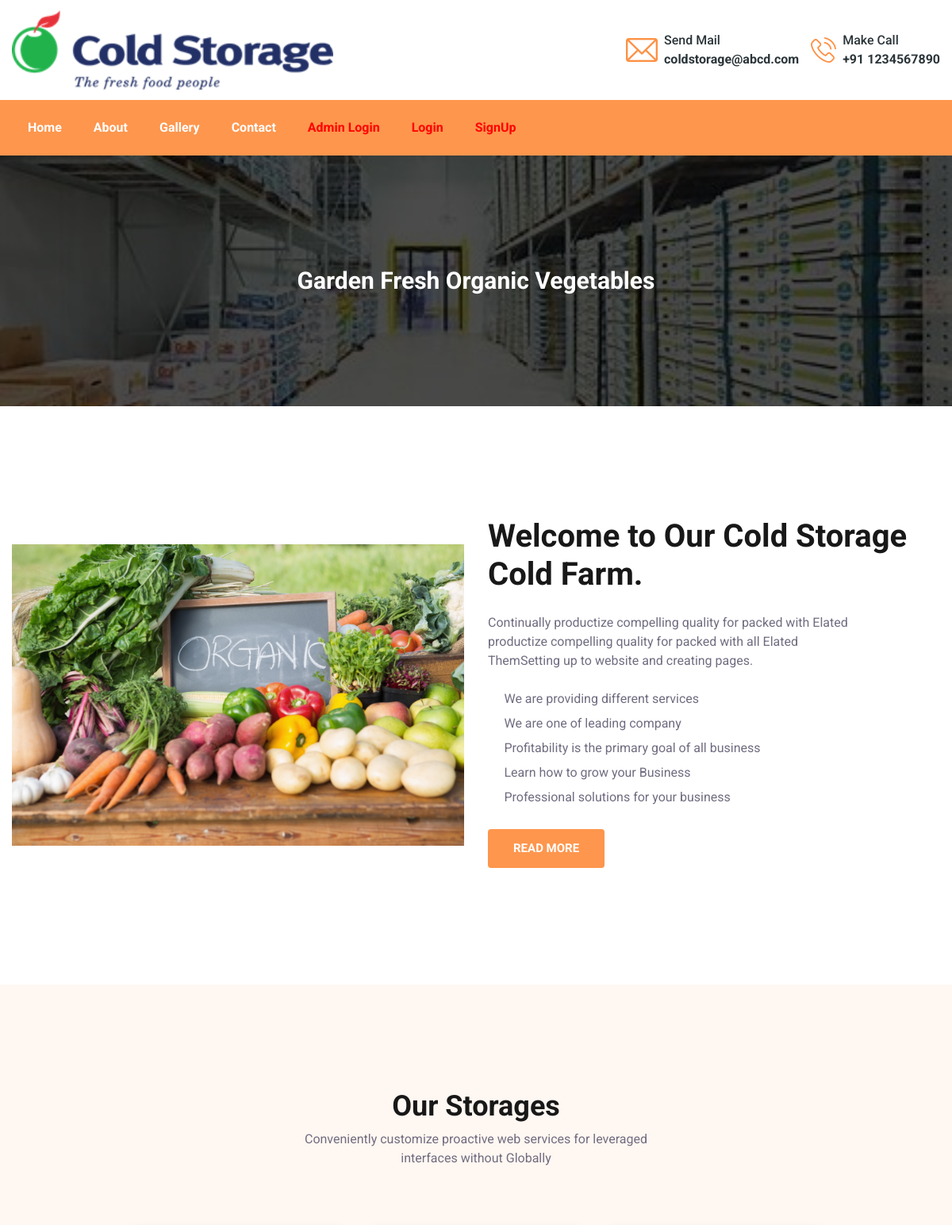
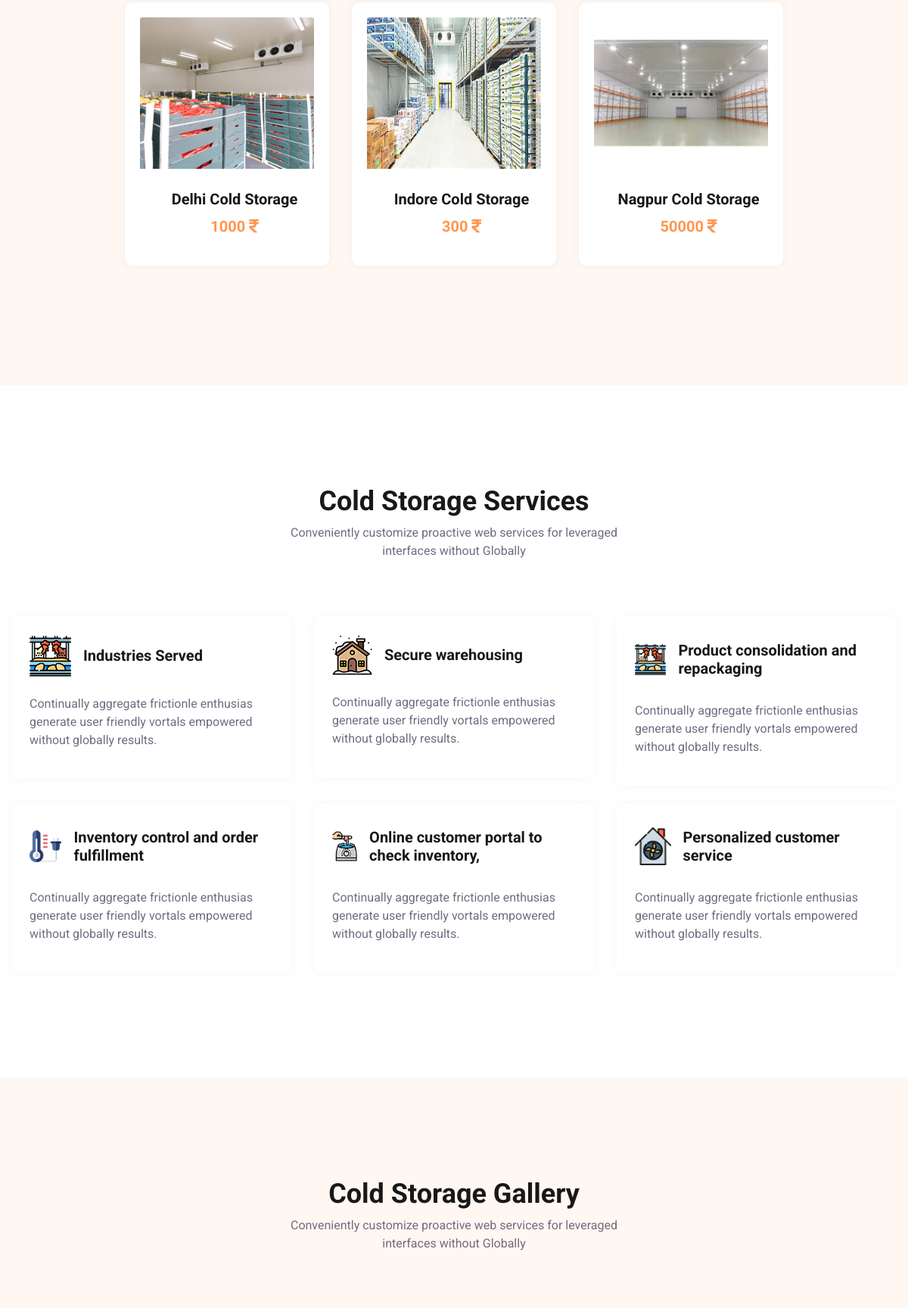
The page / (upper part) on the database its author committed (2 pictures, top to bottom).
### ColdStorage/models.py (models this page shows, shortened)
class ColdStorage(models.Model):
    title = models.CharField(max_length=100, null=True)
    location = models.CharField(max_length=100, null=True)
    cost = models.CharField(max_length=100, null=True)
    image = models.FileField(null=True)
    creationDate=models.DateTimeField(auto_now=True,null=True)

### ColdStorage/views.py (the view)
# urls.py: 2. Add a URL to urlpatterns:  path('', views.home, name='home')
def home(request):
    data=ColdStorage.objects.all()
    return render(request,'home.html',locals())

### ColdStorage/templates/home.html (shortened to what this page needs)
{% extends 'index.html' %}
{% load static %}
{% block body %}
<section class="page-header bg_img padding-tb">
			<div class="overlay"></div>
			<div class="container">
				<div class="page-header-content-area">
					<h4 class="ph-title">Garden Fresh Organic Vegetables</h4>
				</div>
			</div>
</section>
<section class="about-section relative padding-tb" id="about">
			<div class="container">
				<div class="row align-items-center mb-15">
					<div class="col-lg-6 col-12">
						<div class="about-thumb">
							<img src="{% static 'assets/images/logo/home.jpg' %}" alt="about-thumb">
						</div>
					</div>
					<div class="col-lg-6 col-12">
						<div class="about-wrapper p-0">
							<div class="about-title">
								<h2><span class="d-lg-block"> Welcome to Our Cold Storage </span>Cold Farm.</h2>
								<p>Continually productize compelling quality for packed with Elated productize compelling
									quality for packed with all Elated ThemSetting up to website and creating pages.</p>
							</div>
							<div class="about-content">
								<ul class="lab-ul list-group">
									<li class="list-group-item py-1 px-0 border-none"><i class="icofont-tick-boxed mr-2 color-theme"></i>We are
										providing different
										services</li>
									<li class="list-group-item py-1 px-0 border-none"><i class="icofont-tick-boxed mr-2 color-theme"></i>We are one
										of leading company
									</li>
									<li class="list-group-item py-1 px-0 border-none"><i
											class="icofont-tick-boxed mr-2 color-theme"></i>Profitability is the primary
										goal of all business</li>
									<li class="list-group-item py-1 px-0 border-none"><i class="icofont-tick-boxed mr-2 color-theme"></i>Learn how
										to grow your Business
									</li>
									<li class="list-group-item py-1 px-0 border-none"><i
											class="icofont-tick-boxed mr-2 color-theme"></i>Professional solutions for your
										business</li>
								</ul>
								<a href="#" class="lab-btn mt-4"><span>Read More</span></a>
							</div>
						</div>
					</div>
				</div>
			</div>
</section>
<section class="product-section relative padding-tb bg-ash">
			<div class="container">
				<div class="row">
					<div class="col-12">
						<div class="section-header">
							<h3>Our Storages</h3>
							<p>Conveniently customize proactive web services for leveraged
								interfaces without Globally </p>
						</div>
					</div>
					<div class="col-12">
						<div class="section-wrapper">
							<div class="row justify-content-center">
								{% for i in data %}
								<div class="col-xl-3 col-lg-4 col-sm-6 col-12">
									<div class="card mb-4 text-center bg-ash border-none relative">
										<img src="{{i.image.url}}" class="card-img-top mb-2" alt="product" style="width:250px;height:200px">
										<div class="card-body" style="width:250px;height:100px">
											<a href="#">
												<h6 class="card-title">{{i.title}}</h6>
											</a>
											<h6 class="product-price"> <span class="d-price">{{i.cost}} <i class="fas fa-rupee-sign"></i></span>
											</h6>
										</div>
									</div>
								</div>
								{% endfor %}
							</div>
						</div>
					</div>
				</div>
			</div>
</section>
		<section class="service-section padding-tb">
			<div class="container">
				<div class="row">
					<div class="col-12">
						<div class="section-header">
							<h3>Cold Storage Services</h3>
							<p>Conveniently customize proactive web services for leveraged
								interfaces without Globally </p>
						</div>
					</div>
					<div class="col-12">
						<div class="service-content">
							<div class="row">
								<div class="col-lg-4 col-md-6">
									<div class="lab-item service-item">
										<div class="lab-inner p-4 mb-4 text-left">
											<div class="service-top d-flex align-items-center mb-4">
												<div class="st-thumb mr-3">
													<img src="{% static 'assets/images/service/03.png' %}" alt="service image">
												</div>
												<div class="st-content mt-2">
													<a href="#">
														<h6>Industries Served</h6>
													</a>
												</div>
											</div>
											<div class="service-bottom">
												<p>Continually aggregate frictionle enthusias generate user friendly vortals
													empowered without globally results.</p>
											</div>
										</div>
									</div>
								</div>
								<div class="col-lg-4 col-md-6">
									<div class="lab-item service-item">
										<div class="lab-inner p-4 mb-4 text-left">
											<div class="service-top d-flex align-items-center mb-4">
												<div class="st-thumb mr-3">
													<img src="{% static 'assets/images/service/02.png' %}" alt="service image">
												</div>
												<div class="st-content mt-2">
													<a href="#">
														<h6>Secure warehousing</h6>
													</a>
												</div>
											</div>
											<div class="service-bottom">
												<p>Continually aggregate frictionle enthusias generate user friendly vortals
													empowered without globally results.</p>
											</div>
										</div>
									</div>
								</div>
								<div class="col-lg-4 col-md-6">
									<div class="lab-item service-item">
										<div class="lab-inner p-4 mb-4 text-left">
											<div class="service-top d-flex align-items-center mb-4">
												<div class="st-thumb mr-3">
													<img src="{% static 'assets/images/service/03.png' %}" alt="service image">
												</div>
												<div class="st-content mt-2">
													<a href="#">
														<h6>Product consolidation and repackaging</h6>
													</a>
												</div>
											</div>
											<div class="service-bottom">
												<p>Continually aggregate frictionle enthusias generate user friendly vortals
													empowered without globally results.</p>
											</div>
										</div>
									</div>
								</div>
								<div class="col-lg-4 col-md-6">
									<div class="lab-item service-item">
										<div class="lab-inner p-4 mb-4 text-left">
											<div class="service-top d-flex align-items-center mb-4">
												<div class="st-thumb mr-3">
													<img src="{% static 'assets/images/service/04.png' %}" alt="service image">
												</div>
												<div class="st-content mt-2">
													<a href="#">
														<h6>Inventory control and order fulfillment</h6>
													</a>
												</div>
											</div>
											<div class="service-bottom">
												<p>Continually aggregate frictionle enthusias generate user friendly vortals
													empowered without globally results.</p>
											</div>
										</div>
									</div>
								</div>
								<div class="col-lg-4 col-md-6">
									<div class="lab-item service-item">
										<div class="lab-inner p-4 mb-4 text-left">
											<div class="service-top d-flex align-items-center mb-4">
												<div class="st-thumb mr-3">
													<img src="{% static 'assets/images/service/05.png' %}" alt="service image">
												</div>
												<div class="st-content mt-2">
													<a href="#">
														<h6>Online customer portal to check inventory,</h6>
													</a>
												</div>
											</div>
											<div class="service-bottom">
												<p>Continually aggregate frictionle enthusias generate user friendly vortals
													empowered without globally results.</p>
											</div>
										</div>
									</div>
								</div>
								<div class="col-lg-4 col-md-6">
									<div class="lab-item service-item">
										<div class="lab-inner p-4 mb-4 text-left">
											<div class="service-top d-flex align-items-center mb-4">
												<div class="st-thumb mr-3">
													<img src="{% static 'assets/images/service/06.png' %}" alt="service image">
												</div>
												<div class="st-content mt-2">
													<a href="#">
														<h6>Personalized customer service</h6>
													</a>
												</div>
											</div>
											<div class="service-bottom">
												<p>Continually aggregate frictionle enthusias generate user friendly vortals
													empowered without globally results.</p>
											</div>
										</div>
									</div>
								</div>
							</div>
						</div>
					</div>
				</div>
			</div>
		</section>
		<section class="gallery-section padding-tb bg-ash" id="gallery">
			<div class="container-fluid p-0 m-0">
				<div class="row">
					<div class="col-12">
						<div class="section-header">
							<h3>Cold Storage Gallery</h3>
							<p>Conveniently customize proactive web services for leveraged
								interfaces without Globally </p>
						</div>
					</div>
				</div>
			</div>
		</section>
{% endblock %}

### rows shown on the page
ColdStorage: image (picture), title "Delhi Cold Storage", cost "1000"
ColdStorage: image (picture), title "Indore Cold Storage", cost "300"
ColdStorage: image (picture), title "Nagpur Cold Storage", cost "50000"
